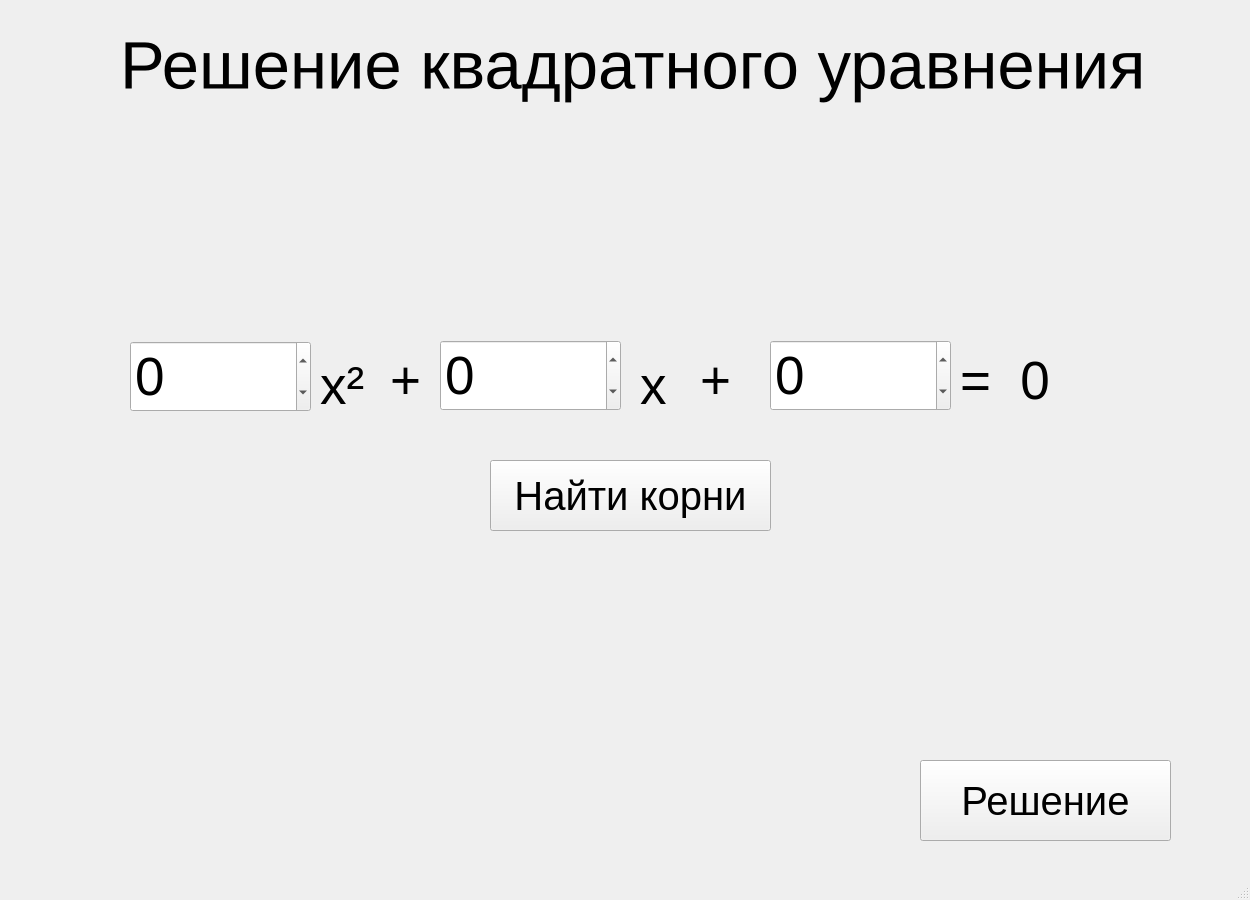
<?xml version="1.0" encoding="UTF-8"?>
<ui version="4.0">
 <class>MainWindow</class>
 <widget class="QMainWindow" name="MainWindow">
  <property name="geometry">
   <rect>
    <x>0</x>
    <y>0</y>
    <width>1250</width>
    <height>900</height>
   </rect>
  </property>
  <property name="windowTitle">
   <string>MainWindow</string>
  </property>
  <widget class="QWidget" name="centralwidget">
   <widget class="QLabel" name="label">
    <property name="geometry">
     <rect>
      <x>320</x>
      <y>360</y>
      <width>61</width>
      <height>51</height>
     </rect>
    </property>
    <property name="font">
     <font>
      <pointsize>40</pointsize>
     </font>
    </property>
    <property name="text">
     <string>x²</string>
    </property>
   </widget>
   <widget class="QLabel" name="label_2">
    <property name="geometry">
     <rect>
      <x>390</x>
      <y>350</y>
      <width>71</width>
      <height>61</height>
     </rect>
    </property>
    <property name="font">
     <font>
      <pointsize>40</pointsize>
     </font>
    </property>
    <property name="text">
     <string>+</string>
    </property>
   </widget>
   <widget class="QLabel" name="label_3">
    <property name="geometry">
     <rect>
      <x>640</x>
      <y>360</y>
      <width>41</width>
      <height>51</height>
     </rect>
    </property>
    <property name="font">
     <font>
      <pointsize>40</pointsize>
     </font>
    </property>
    <property name="text">
     <string>x</string>
    </property>
   </widget>
   <widget class="QLabel" name="label_4">
    <property name="geometry">
     <rect>
      <x>700</x>
      <y>350</y>
      <width>71</width>
      <height>61</height>
     </rect>
    </property>
    <property name="font">
     <font>
      <pointsize>40</pointsize>
     </font>
    </property>
    <property name="text">
     <string>+</string>
    </property>
   </widget>
   <widget class="QLabel" name="label_5">
    <property name="geometry">
     <rect>
      <x>960</x>
      <y>350</y>
      <width>141</width>
      <height>61</height>
     </rect>
    </property>
    <property name="font">
     <font>
      <pointsize>40</pointsize>
     </font>
    </property>
    <property name="text">
     <string>=  0</string>
    </property>
   </widget>
   <widget class="QLabel" name="label_6">
    <property name="geometry">
     <rect>
      <x>120</x>
      <y>20</y>
      <width>1061</width>
      <height>91</height>
     </rect>
    </property>
    <property name="font">
     <font>
      <pointsize>50</pointsize>
     </font>
    </property>
    <property name="text">
     <string>Решение квадратного уравнения</string>
    </property>
   </widget>
   <widget class="QPushButton" name="pushButton">
    <property name="geometry">
     <rect>
      <x>920</x>
      <y>760</y>
      <width>251</width>
      <height>81</height>
     </rect>
    </property>
    <property name="font">
     <font>
      <pointsize>30</pointsize>
     </font>
    </property>
    <property name="text">
     <string>Решение</string>
    </property>
   </widget>
   <widget class="QPushButton" name="pushButton_2">
    <property name="geometry">
     <rect>
      <x>490</x>
      <y>460</y>
      <width>281</width>
      <height>71</height>
     </rect>
    </property>
    <property name="font">
     <font>
      <pointsize>30</pointsize>
     </font>
    </property>
    <property name="text">
     <string>Найти корни</string>
    </property>
   </widget>
   <widget class="QLabel" name="label_7">
    <property name="geometry">
     <rect>
      <x>360</x>
      <y>580</y>
      <width>541</width>
      <height>91</height>
     </rect>
    </property>
    <property name="font">
     <font>
      <pointsize>30</pointsize>
     </font>
    </property>
    <property name="text">
     <string/>
    </property>
    <property name="alignment">
     <set>Qt::AlignCenter</set>
    </property>
    <property name="wordWrap">
     <bool>true</bool>
    </property>
   </widget>
   <widget class="QSpinBox" name="spinBox">
    <property name="geometry">
     <rect>
      <x>130</x>
      <y>341</y>
      <width>181</width>
      <height>71</height>
     </rect>
    </property>
    <property name="font">
     <font>
      <pointsize>40</pointsize>
     </font>
    </property>
    <property name="minimum">
     <number>-1000000000</number>
    </property>
    <property name="maximum">
     <number>1000000000</number>
    </property>
   </widget>
   <widget class="QSpinBox" name="spinBox_2">
    <property name="geometry">
     <rect>
      <x>440</x>
      <y>340</y>
      <width>181</width>
      <height>71</height>
     </rect>
    </property>
    <property name="font">
     <font>
      <pointsize>40</pointsize>
     </font>
    </property>
    <property name="minimum">
     <number>-1000000000</number>
    </property>
    <property name="maximum">
     <number>1000000000</number>
    </property>
   </widget>
   <widget class="QSpinBox" name="spinBox_3">
    <property name="geometry">
     <rect>
      <x>770</x>
      <y>340</y>
      <width>181</width>
      <height>71</height>
     </rect>
    </property>
    <property name="font">
     <font>
      <pointsize>40</pointsize>
     </font>
    </property>
    <property name="minimum">
     <number>-1000000000</number>
    </property>
    <property name="maximum">
     <number>1000000000</number>
    </property>
   </widget>
  </widget>
  <widget class="QMenuBar" name="menubar">
   <property name="geometry">
    <rect>
     <x>0</x>
     <y>0</y>
     <width>1250</width>
     <height>21</height>
    </rect>
   </property>
  </widget>
  <widget class="QStatusBar" name="statusbar"/>
 </widget>
 <resources/>
 <connections/>
</ui>
